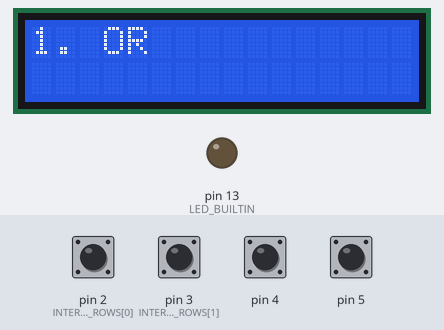
This program was run on a simulated Arduino Uno, built with avr-gcc and run on an emulated ATmega328P. On the bench: 16×2 character LCD, output pins drawn as LEDs (lit = HIGH). The test bench sets the inputs (shaded band); at power-on: pin 2 (INTERRUPT_ROWS[0]), pin 3 (INTERRUPT_ROWS[1]), pin 4, pin 5 HIGH. Pins used as bus, display or sensor lines are not drawn; what the program prints to the serial monitor is not drawn.

Above: at 1.2 s.
1.3 s: pin 3 (INTERRUPT_ROWS[1]) pulled LOW for 0.15 s
At 1.7 s:
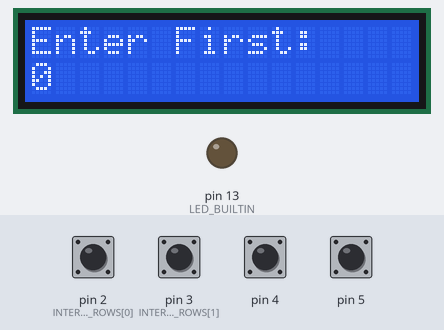
At 3.2 s:
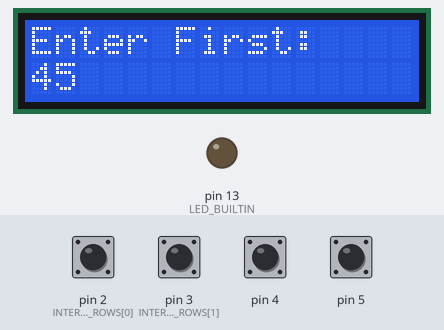
Timing chart, 0 to 2.7 s (numbered marks = the images above; inputs shaded):
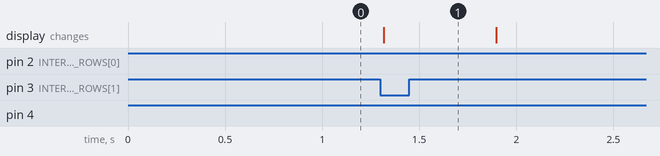

The program:

main.cpp
```cpp
#include <Arduino.h>
#ifdef __PLATFORMIO_BUILD_DEBUG__
#include <avr_debugger.h>
#endif
#include "Digit.h"
#include "State.h"
// FIXME: 5 or 7 != 0
#include <LiquidCrystal_I2C.h>
#include "LCDSerialUserInterface.h"
#include "NumberBuilder.h"
#include "Calculator.h"
#include "InterruptUtils.h"
#include <Keypad.h>
#include <EEPROM.h>

volatile bool need_redraw = false;

const int LCD_TYPE = 0x27;
const int LCD_WIDTH = 16;
const int LCD_HEIGHT = 2;
const int MAX_DIGITS_COUNT = 8;
const int KEYPAD_ROWS_COUNT = 4;
const int KEYPAD_COLUMNS_COUNT = 4;

State current_state = State::MAIN_MENU_CALCULATOR_SELECTED;

NumberBuilder numberBuilder(MAX_DIGITS_COUNT);

Calculator calculator;

int stored_value;

const int KEYPAD_ROWS[] = { 2, 3, 4, 5 };
const int KEYPAD_COLUMNS[] = { 6, 7, 8, 9 };

Keypad keypad(KEYPAD_ROWS, KEYPAD_ROWS_COUNT, KEYPAD_COLUMNS, KEYPAD_COLUMNS_COUNT);

const ButtonState* numpad_states[]
{
    &keypad.get_last_state(3, 1), // 0
    &keypad.get_last_state(0, 0), // 1
    &keypad.get_last_state(0, 1), // 2
    &keypad.get_last_state(0, 2), // 3
    &keypad.get_last_state(1, 0), // 4
    &keypad.get_last_state(1, 1), // 5
    &keypad.get_last_state(1, 2), // 6
    &keypad.get_last_state(2, 0), // 7
    &keypad.get_last_state(2, 1), // 8
    &keypad.get_last_state(2, 2)  // 9
};

const ButtonState* additional_states[]
{
    &keypad.get_last_state(0, 3), // D1
    &keypad.get_last_state(1, 3), // D2
    &keypad.get_last_state(2, 3), // D3
    &keypad.get_last_state(3, 3)  // D4
};

const ButtonState* star_state = &keypad.get_last_state(3, 0);  // *
const ButtonState* sharp_state = &keypad.get_last_state(3, 2); // #

const ButtonState* calculator_backspace = additional_states[1];
const ButtonState* calculator_enter = additional_states[2];

const ButtonState* dialog_yes = additional_states[1];
const ButtonState* dialog_no = additional_states[2];

IUserInterface* ui = new LCDSerialUserInterface(LiquidCrystal_I2C(LCD_TYPE, LCD_WIDTH, LCD_HEIGHT));

void redraw()
{
    switch (current_state)
    {
        case State::MAIN_MENU_CALCULATOR_SELECTED:
            ui->draw_calculator_menu_item();
        break;
        case State::MAIN_MENU_MEMORY_SELECTED:
            ui->draw_memory_menu_item(stored_value);
        break;
        case State::MAIN_MENU_CLEAR_SELECTED:
            ui->draw_clear_menu_item();
        break;
        case State::CALCULATOR_INPUT_FIRST:
            ui->draw_first_dialog(numberBuilder.number());
        break;
        case State::CALCULATOR_INPUT_SECOND:
            ui->draw_second_dialog(numberBuilder.number());
        break;
        case State::CALCULATOR_RESULT:
            ui->draw_result(calculator.calculate_or());
        break;
        case State::CALCULATOR_SAVE_RESULT_DIALOG:
            ui->draw_save_dialog();
        break;
        case State::CLEAR_MEMORY_DIALOG:
            ui->draw_clear_dialog();
        break;
    }

    need_redraw = false;
}

void menu_down_handler()
{
    const int SIZE = 3;

    int next = (int)current_state + 1;

    if (next >= SIZE)
        next = 0;

    current_state = (State)next;

    need_redraw = true;
}

void menu_enter_handler()
{
    if (current_state != State::MAIN_MENU_MEMORY_SELECTED)
    {
        switch (current_state)
        {
            case State::MAIN_MENU_CALCULATOR_SELECTED:
                current_state = State::CALCULATOR_INPUT_FIRST;
                stop_interrupt();
            break;
            case State::MAIN_MENU_CLEAR_SELECTED:
                current_state = State::CLEAR_MEMORY_DIALOG;
                stop_interrupt();
            break;
            default:
            break;
        }

        need_redraw = true;
    }
}

int restore_value_form_memory()
{
    int restored_value = 0;
    EEPROM.get(0, restored_value);
    return restored_value;
}

void store_new_value(int value)
{
    stored_value = value;
    EEPROM.put(0, stored_value);
}

void setup()
{
#ifdef __PLATFORMIO_BUILD_DEBUG__
    debug_init();
#endif
    pinMode(LED_BUILTIN, OUTPUT);
    digitalWrite(LED_BUILTIN, LOW);

    init_interrupt();

    set_handler(0, menu_down_handler);
    set_handler(1, menu_enter_handler);

    start_interrupt();

    ui->init();

    stored_value = restore_value_form_memory();
    need_redraw = true;
}

bool pressed_any_key(const ButtonState* states, int size)
{
    for (int i = 0; i < size; ++i)
        if (states[i].click_count() > 0)
            return true;

    return false;
}

bool is_clicked_or_pressed(const ButtonState& state)
{
    return state.click_count() > 0 || state.is_on_pressed();
}

void main_menu_loop()
{
    invoke_interrupts();
}

void internal_save_dialog(int saved_value)
{
    keypad.update();

    if (dialog_yes->click_count() > 0)
    {
        store_new_value(saved_value);

        current_state = State::MAIN_MENU_CALCULATOR_SELECTED;
        start_interrupt();

        need_redraw = true;
    } else if (dialog_no->click_count() > 0)
    {
        current_state = State::MAIN_MENU_CALCULATOR_SELECTED;
        start_interrupt();

        need_redraw = true;
    }
}

void clear_dialog_loop()
{
    internal_save_dialog(0);
}

void save_dialog_loop()
{
    internal_save_dialog(calculator.calculate_or());
}

void calculator_loop()
{
    const int DIGITS_COUNT = 10;
    keypad.update();

    if (current_state == State::CALCULATOR_RESULT)
    {
        if (pressed_any_key(keypad.get_last_states(), KEYPAD_ROWS_COUNT * KEYPAD_COLUMNS_COUNT))
        {
            current_state = State::CALCULATOR_SAVE_RESULT_DIALOG;
            need_redraw = true;
        }

        return;
    }

    for (int i = 0; i < DIGITS_COUNT; ++i)
        if (is_clicked_or_pressed(*numpad_states[i]))
        {
            if (!numberBuilder.can_add_digit())
                break;

            numberBuilder.add_digit((Digit)i);
            need_redraw = true;
        }

    if (is_clicked_or_pressed(*calculator_backspace))
    {
        if (numberBuilder.can_backspace())
        {
            numberBuilder.backspace();
            need_redraw = true;
        }
    } else if (calculator_enter->click_count() > 0)
    {
        switch (current_state)
        {
            case State::CALCULATOR_INPUT_FIRST:
                calculator.op1() = numberBuilder.number();
            break;
            case State::CALCULATOR_INPUT_SECOND:
                calculator.op2() = numberBuilder.number();
            break;
            default:
            break;
        }
        numberBuilder.clear();
        current_state = (State)((int)current_state + 1);
        need_redraw = true;
    }
}

void loop()
{
    if (need_redraw)
        redraw();

    switch (current_state)
    {
        case State::MAIN_MENU_CALCULATOR_SELECTED:
        case State::MAIN_MENU_MEMORY_SELECTED:
        case State::MAIN_MENU_CLEAR_SELECTED:
            main_menu_loop();
        break;
        case State::CALCULATOR_INPUT_FIRST:
        case State::CALCULATOR_INPUT_SECOND:
        case State::CALCULATOR_RESULT:
            calculator_loop();
        break;
        case State::CALCULATOR_SAVE_RESULT_DIALOG:
            save_dialog_loop();
        case State::CLEAR_MEMORY_DIALOG:
            clear_dialog_loop();
        break;
    }
}
```

Calculator.h
```cpp
#ifndef CALCULATOR_H
#define CALCULATOR_H

class Calculator
{
private:
    int _op1;
    int _op2;

public:
    Calculator(int op1, int op2);
    Calculator();

    int op1() const;
    int& op1();

    int op2() const;
    int& op2();

    int calculate_or() const;
    int calculate_xor() const;
    int calculate_and() const;
};

#endif // CALCULATOR_H
```

Digit.h
```cpp
#ifndef DIGIT_H
#define DIGIT_H

enum class Digit
{
    ZERO = 0,
    ONE = 1,
    TWO = 2,
    THREE = 3,
    FOUR = 4,
    FIVE = 5,
    SIX = 6,
    SEVEN = 7,
    EIGHT = 8,
    NINE = 9
};

#endif // DIGIT_H
```

IUserInterface.h
```cpp
#ifndef IUSERINTERFACE_H
#define IUSERINTERFACE_H

class IUserInterface
{
public:
    virtual ~IUserInterface() {};

    virtual void init() = 0;

    virtual void draw_calculator_menu_item() = 0;
    virtual void draw_memory_menu_item(int value) = 0;
    virtual void draw_clear_menu_item() = 0;

    virtual void draw_clear_dialog() = 0;
    virtual void draw_save_dialog() = 0;

    virtual void draw_first_dialog(int number) = 0;
    virtual void draw_second_dialog(int number) = 0;
    virtual void draw_result(int number) = 0;
};

#endif // IUSERINTERFACE_H
```

InterruptUtils.h
```cpp
#ifndef INTERRUPTUTILS_H
#define INTERRUPTUTILS_H

typedef void (*InterruptHandler)();

void set_handler(int row_index, InterruptHandler handler);

void init_interrupt();

void start_interrupt();

void stop_interrupt();

void invoke_interrupts();

#endif // INTERRUPTUTILS_H
```

NumberBuilder.h
```cpp
#ifndef NUMBERBUILDER_H
#define NUMBERBUILDER_H
#include "Digit.h"

class NumberBuilder
{
private:
    int _max_digit_count;
    int _current_pos;
    int _number;

public:
    NumberBuilder(int max_digit_count);

    bool can_add_digit() const;
    bool can_backspace() const;

    void add_digit(Digit digit);
    void backspace();
    void clear();
    int number() const;
};

#endif // NUMBERBUILDER_H
```

SerialUserInterface.h
```cpp
#ifndef SERIALUSERINTERFACE_H
#define SERIALUSERINTERFACE_H
#include "IUserInterface.h"
#include <Arduino.h>

class SerialUserInterface : public IUserInterface
{
private:
    inline void draw_separator();

public:
    SerialUserInterface();
    ~SerialUserInterface();

    virtual void init();

    virtual void draw_calculator_menu_item();
    virtual void draw_memory_menu_item(int value);
    virtual void draw_clear_menu_item();

    virtual void draw_clear_dialog();
    virtual void draw_save_dialog();

    virtual void draw_first_dialog(int number);
    virtual void draw_second_dialog(int number);
    virtual void draw_result(int number);
};

inline void SerialUserInterface::draw_separator()
{
    Serial.println("----------");
}

#endif // SERIALUSERINTERFACE_H
```

State.h
```cpp
#ifndef STATE_H
#define STATE_H

enum class State
{
    // Main menu
    MAIN_MENU_CALCULATOR_SELECTED = 0,
    MAIN_MENU_MEMORY_SELECTED = 1,
    MAIN_MENU_CLEAR_SELECTED = 2,

    // Calculator
    CALCULATOR_INPUT_FIRST = 3,
    CALCULATOR_INPUT_SECOND = 4,
    CALCULATOR_RESULT = 5,

    // Save result dialog
    CALCULATOR_SAVE_RESULT_DIALOG = 6,

    // Clear memory dialog
    CLEAR_MEMORY_DIALOG = 7
};

#endif // STATE_H
```

Calculator.cpp
```cpp
#include "Calculator.h"

Calculator::Calculator(int op1, int op2): _op1(op1), _op2(op2)
{
}

Calculator::Calculator(): Calculator(0, 0)
{
}

int Calculator::op1() const
{
    return _op1;
}

int& Calculator::op1()
{
    return _op1;
}

int Calculator::op2() const
{
    return _op2;
}

int& Calculator::op2()
{
    return _op2;
}

int Calculator::calculate_or() const
{
    return _op1 | _op2;
}

int Calculator::calculate_xor() const
{
    return _op1 ^ _op2;
}

int Calculator::calculate_and() const
{
    return _op1 & _op2;
}
```

InterruptUtils.cpp
```cpp
#include "InterruptUtils.h"
#include <Arduino.h>

const int CLICK_DELAY = 400;
volatile bool ignore_interrupts = true;

const int INTERRUPT_COLUMN = 9;
const int INTERRUPT_ROWS[] = { 2, 3 };

unsigned long first_scan_millis = 0;
unsigned long second_scan_millis = 0;

InterruptHandler handlers[2];

void set_handler(int row_index, InterruptHandler handler)
{
    handlers[row_index] = handler;
}

void start_interrupt()
{
    ignore_interrupts = false;
}

void stop_interrupt()
{
    ignore_interrupts = true;
}

void handle_first_interrupt()
{
    if (!ignore_interrupts)
    {
        if (millis() - first_scan_millis >= 400)
        {
            first_scan_millis = millis();
            if (handlers[0])
                handlers[0]();
        }
    }
}

void handle_second_interrupt()
{
    if (!ignore_interrupts)
    {
        if (millis() - second_scan_millis >= 400)
            {
                second_scan_millis = millis();
                if (handlers[1])
                    handlers[1]();
            }
    }
}

void invoke_interrupts()
{
    if (!ignore_interrupts)
    {
        pinMode(INTERRUPT_COLUMN, OUTPUT);
        digitalWrite(INTERRUPT_COLUMN, LOW);

        digitalWrite(INTERRUPT_COLUMN, HIGH);
        pinMode(INTERRUPT_COLUMN, INPUT);
    }
}

void init_interrupt()
{
    pinMode(INTERRUPT_ROWS[0], INPUT_PULLUP);
    pinMode(INTERRUPT_ROWS[1], INPUT_PULLUP);

    handlers[0] = nullptr;
    handlers[1] = nullptr;

    attachInterrupt(digitalPinToInterrupt(INTERRUPT_ROWS[0]), handle_first_interrupt, CHANGE);
    attachInterrupt(digitalPinToInterrupt(INTERRUPT_ROWS[1]), handle_second_interrupt, CHANGE);
}
```

NumberBuilder.cpp
```cpp
#include "NumberBuilder.h"

NumberBuilder::NumberBuilder(int max_digit_count) : _max_digit_count(max_digit_count), _current_pos(0), _number(0)
{
}

bool NumberBuilder::can_add_digit() const
{
    return _current_pos < _max_digit_count;
}

bool NumberBuilder::can_backspace() const
{
    return _current_pos > 0;
}

void NumberBuilder::add_digit(Digit digit)
{
    int temp = (int)digit;
    if (can_add_digit() && (_current_pos >= 1 || temp != 0))
    {
        _number *= 10;
        _number += temp;

        ++_current_pos;
    }
}

void NumberBuilder::backspace()
{
    if (can_backspace())
    {
        _number /= 10;

        --_current_pos;
    }
}

void NumberBuilder::clear()
{
    _number = 0;
    _current_pos = 0;
}

int NumberBuilder::number() const
{
    return _number;
}
```

SerialUserInterface.cpp
```cpp
#include "SerialUserInterface.h"

SerialUserInterface::SerialUserInterface()
{
}

SerialUserInterface::~SerialUserInterface()
{
}

void SerialUserInterface::init()
{
    Serial.begin(9600);
}

void SerialUserInterface::draw_calculator_menu_item()
{
    draw_separator();
    Serial.println("1. OR");
}

void SerialUserInterface::draw_memory_menu_item(int value)
{
    draw_separator();
    Serial.println("2. Memory");
    Serial.print(value);
    Serial.println();
}

void SerialUserInterface::draw_clear_menu_item()
{
    draw_separator();
    Serial.println("3. Clear");
}

void SerialUserInterface::draw_clear_dialog()
{
    draw_separator();
    Serial.println("Need clear?");
    Serial.println("D2 - YES; D3 - NO");
}

void SerialUserInterface::draw_save_dialog()
{
    draw_separator();
    Serial.println("Need save?");
    Serial.println("D2 - YES; D3 - NO");
}

void SerialUserInterface::draw_first_dialog(int number)
{
    draw_separator();
    Serial.println("Enter First:");
    Serial.println(number);
}

void SerialUserInterface::draw_second_dialog(int number)
{
    draw_separator();
    Serial.println("Enter Second:");
    Serial.println(number);
}

void SerialUserInterface::draw_result(int number)
{
    draw_separator();
    Serial.println("Result:");
    Serial.println(number);
}
```

LCDSerialUserInterface.h
```cpp
#ifndef LCDSERIALUSERINTERFACE_H
#define LCDSERIALUSERINTERFACE_H
#include "SerialUserInterface.h"
#include "LCDUserInterface.h"

class LCDSerialUserInterface : public IUserInterface
{
    LCDUserInterface _lcd;
    SerialUserInterface _serial;

public:
    LCDSerialUserInterface(const LiquidCrystal_I2C& lcd);
    ~LCDSerialUserInterface();

    virtual void init();

    virtual void draw_calculator_menu_item();
    virtual void draw_memory_menu_item(int value);
    virtual void draw_clear_menu_item();

    virtual void draw_clear_dialog();
    virtual void draw_save_dialog();

    virtual void draw_first_dialog(int number);
    virtual void draw_second_dialog(int number);
    virtual void draw_result(int number);
};

#endif // LCDSERIALUSERINTERFACE_H
```

LCDUserInterface.h
```cpp
#ifndef LCDUSERINTERFACE_H
#define LCDUSERINTERFACE_H
#include <LiquidCrystal_I2C.h>
#include "IUserInterface.h"

class LCDUserInterface : public IUserInterface
{
private:
    LiquidCrystal_I2C _lcd;

    void to_new_line();

public:
    LCDUserInterface(const LiquidCrystal_I2C& lcd);
    ~LCDUserInterface();

    virtual void init();

    virtual void draw_calculator_menu_item();
    virtual void draw_memory_menu_item(int value);
    virtual void draw_clear_menu_item();

    virtual void draw_clear_dialog();
    virtual void draw_save_dialog();

    virtual void draw_first_dialog(int number);
    virtual void draw_second_dialog(int number);
    virtual void draw_result(int number);
};

#endif // LCDUSERINTERFACE_H
```

LCDSerialUserInterface.cpp
```cpp
#include "LCDSerialUserInterface.h"

LCDSerialUserInterface::LCDSerialUserInterface(const LiquidCrystal_I2C& lcd) :_lcd(lcd)
{
}

LCDSerialUserInterface::~LCDSerialUserInterface()
{
}

void LCDSerialUserInterface::init()
{
    _serial.init();
    _lcd.init();
}

void LCDSerialUserInterface::draw_calculator_menu_item()
{
    _serial.draw_calculator_menu_item();
    _lcd.draw_calculator_menu_item();
}

void LCDSerialUserInterface::draw_memory_menu_item(int value)
{
    _serial.draw_memory_menu_item(value);
    _lcd.draw_memory_menu_item(value);
}

void LCDSerialUserInterface::draw_clear_menu_item()
{
    _serial.draw_clear_menu_item();
    _lcd.draw_clear_menu_item();
}

void LCDSerialUserInterface::draw_clear_dialog()
{
    _serial.draw_clear_dialog();
    _lcd.draw_clear_dialog();
}

void LCDSerialUserInterface::draw_save_dialog()
{
    _serial.draw_save_dialog();
    _lcd.draw_save_dialog();
}

void LCDSerialUserInterface::draw_first_dialog(int number)
{
    _serial.draw_first_dialog(number);
    _lcd.draw_first_dialog(number);
}

void LCDSerialUserInterface::draw_second_dialog(int number)
{
    _serial.draw_second_dialog(number);
    _lcd.draw_second_dialog(number);
}

void LCDSerialUserInterface::draw_result(int number)
{
    _serial.draw_result(number);
    _lcd.draw_result(number);
}
```

Source omitted: LCDUserInterface.cpp (1410 bytes)

Measured:
- after the input at 1.3 s, the display: changes at once (image 1)
